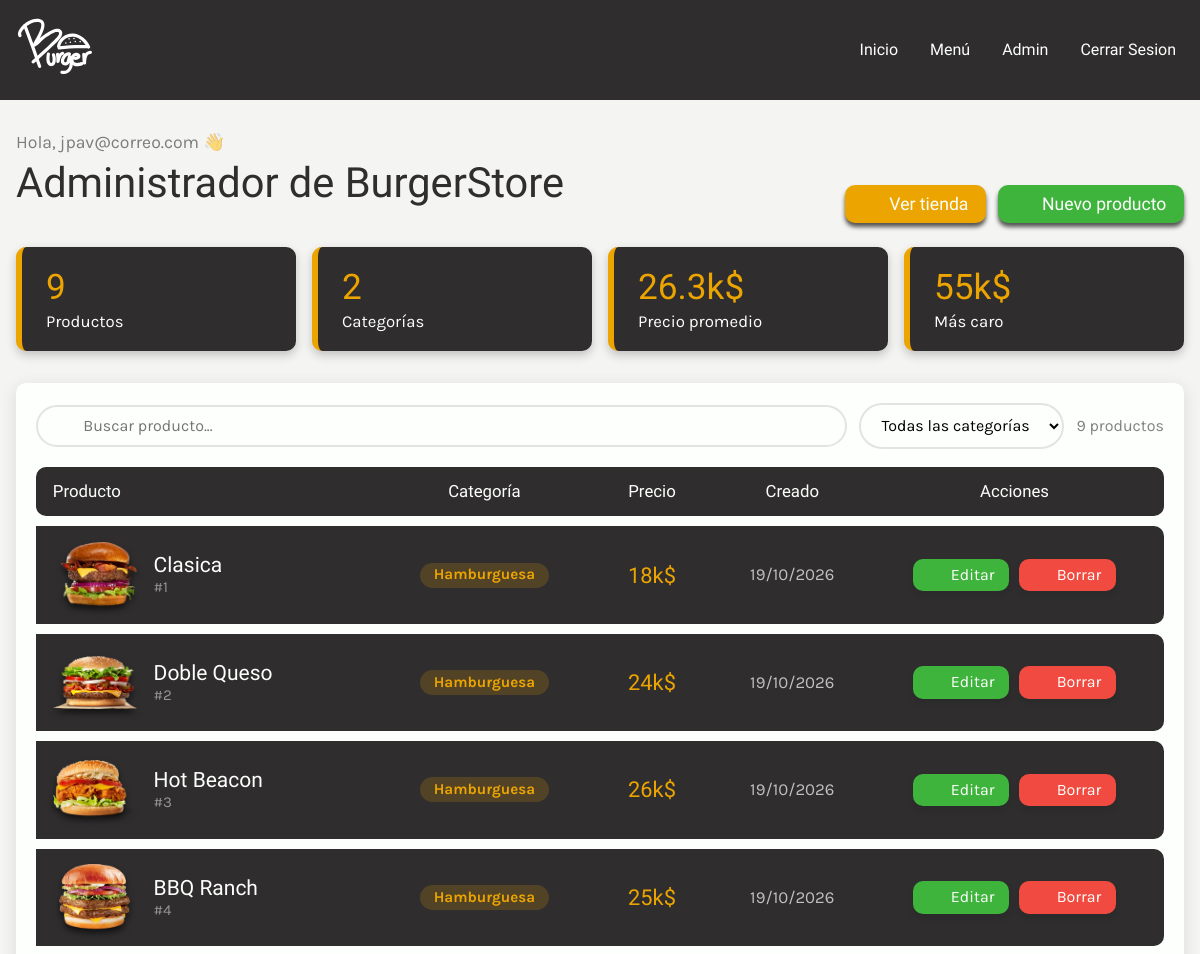
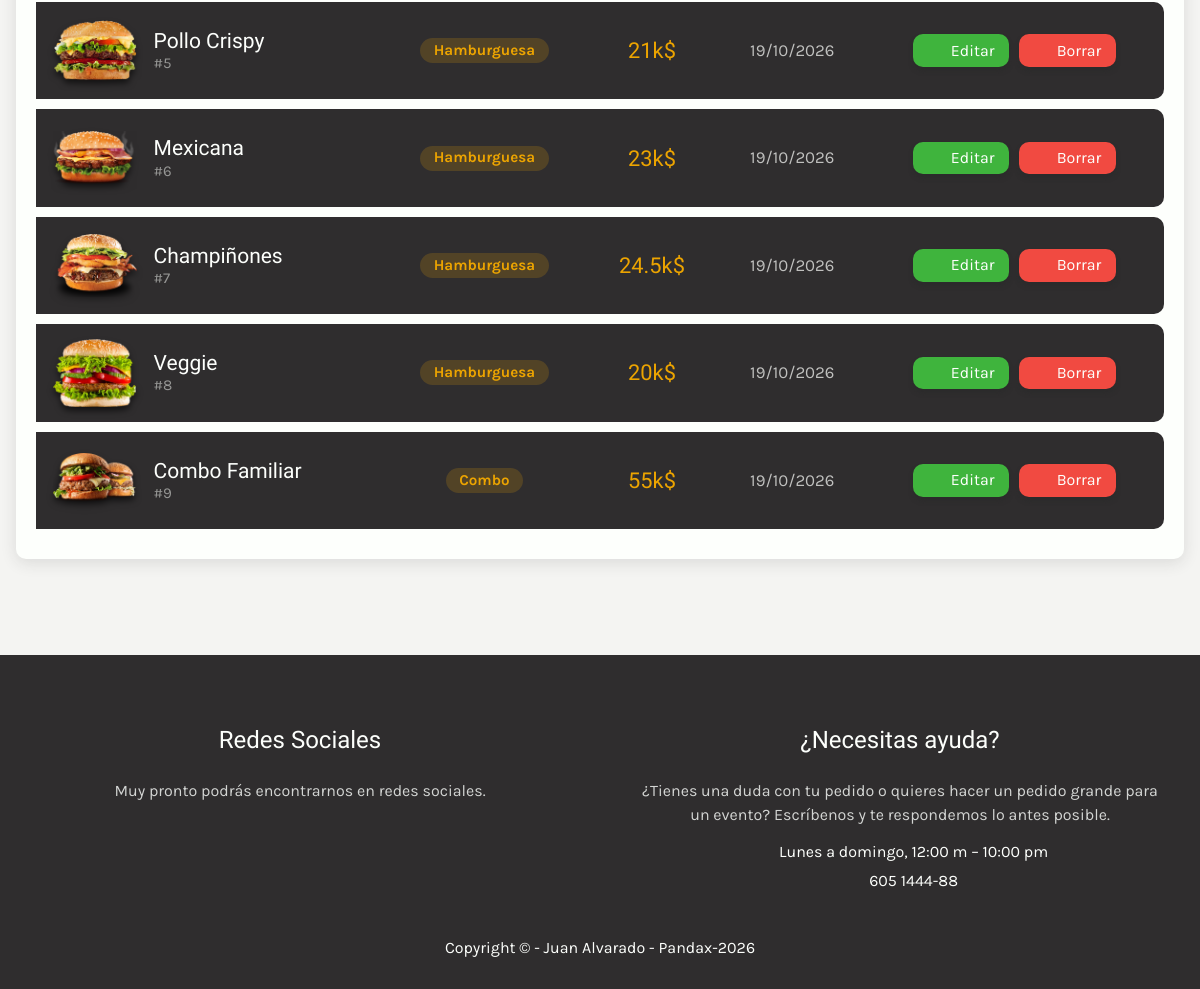
Page /admin (signed in) on the committed database (2 pictures, top to bottom).
### tables this page shows
CREATE TABLE IF NOT EXISTS productos (
    id INT AUTO_INCREMENT PRIMARY KEY,
    nombre VARCHAR(60) NOT NULL,
    categoria VARCHAR(45) NOT NULL,
    precio DECIMAL(10,2) NOT NULL,
    imagen VARCHAR(200) NOT NULL,
    descripcion LONGTEXT,
    creado DATE,
    comprador_id INT
);

### includes/functions.php (called while the page is built, shortened)
<?php
require_once __DIR__ . '/iconos.php';
function includeTemplate ($name, $inicio = false, array $datos = []){
    extract($datos);
    include TEMPLATES_URL . "/$name.php";
}
function s($texto) : string {
    return htmlspecialchars((string) $texto, ENT_QUOTES, 'UTF-8');
}
function formatoK($precio) : string {
    return round((float) $precio / 1000, 1) . 'k$';
}
function config(string $clave, string $porDefecto = '') : string {
    $valor = env($clave);
    return $valor !== false && $valor !== '' ? $valor : $porDefecto;
}
function numeroWhatsapp() : string {
    return preg_replace('/\D/', '', config('WHATSAPP_NUMERO'));
}
?>

### classes/Producto.php (called while the page is built, shortened)
<?php
class Producto {
    protected static mysqli $db;
    public $precio ;
    public $imagen ;
    public function __construct($arg = []){
        $this->id = $arg['id'] ?? null;
        $this->nombre = $arg['nombre'] ?? '';
        $this->categoria = $arg['categoria'] ?? '';
        $this->precio = $arg['precio'] ?? '';
        $this->imagen = $arg['imagen'] ?? '';
        $this->descripcion = $arg['descripcion'] ?? '';
        $this->creado = $arg['creado'] ?? date('Y-m-d');
    }
    public static function setDB(mysqli $db) : void {
        self::$db = $db;
    }
    public static function all(?int $limite = null) : array {
        return self::consultar("SELECT * FROM productos ORDER BY id");
    }
    public static function estadisticas() : array {
        $stmt = self::$db->prepare("SELECT COUNT(*) total, COUNT(DISTINCT categoria) categorias,
            COALESCE(AVG(precio), 0) promedio, COALESCE(MAX(precio), 0) maximo FROM productos");
        $stmt->execute();
        return $stmt->get_result()->fetch_assoc();
    }
    protected static function consultar(string $sql, string $tipos = '', array $params = []) : array {
        $stmt = self::$db->prepare($sql);
        $stmt->execute();
        $resultado = $stmt->get_result();
        $productos = [];
        while($fila = $resultado->fetch_assoc()){
            $productos[] = new static($fila);
        }
        return $productos;
    }
    public function imagenUrl() : string {
        $webp = self::CARPETA_IMAGENES . "/{$this->imagen}.webp";
        return '/img/' . rawurlencode($this->imagen) . (is_file($webp) ? '.webp' : '.png');
    }
    public function precioK() : string {
        return formatoK($this->precio);
    }
}

### includes/config/database.php (called while the page is built, shortened)
<?php
function env(string $clave) : string|false {
    static $valores = null;
    if($valores === null){
        $valores = [];
    }
    $sistema = getenv($clave);
    if($sistema !== false) return $sistema;
    return $valores[$clave] ?? false;
}

### admin/index.php (the view, shortened to what this page needs)
<?php
$productos = Producto::all();
$stats = Producto::estadisticas();
    includeTemplate("header", false, ['admin' => true, 'titulo' => 'Panel | Burger Store']);
?>
<main class="admin">
    <div class="admin__encabezado">
        <div>
            <p class="admin__saludo">Hola, <?php echo s($_SESSION['usuario'] ?? 'admin'); ?> 👋</p>
            <h1 class="admin__titulo">Administrador de BurgerStore</h1>
        </div>
        <div class="admin__acciones">
            <a class="boton boton--yellow admin__boton" href="/" target="_blank"><?php echo icono('tienda'); ?> Ver tienda</a>
            <a class="boton boton--green admin__boton" href="/admin/productos/crear.php"><?php echo icono('mas'); ?> Nuevo producto</a>
        </div>
    </div>
    <section class="admin__stats">
        <div class="stat">
            <span class="stat__valor"><?php echo (int) $stats['total']; ?></span>
            <span class="stat__nombre">Productos</span>
        </div>
        <div class="stat">
            <span class="stat__valor"><?php echo (int) $stats['categorias']; ?></span>
            <span class="stat__nombre">Categorías</span>
        </div>
        <div class="stat">
            <span class="stat__valor"><?php echo formatoK($stats['promedio']); ?></span>
            <span class="stat__nombre">Precio promedio</span>
        </div>
        <div class="stat">
            <span class="stat__valor"><?php echo formatoK($stats['maximo']); ?></span>
            <span class="stat__nombre">Más caro</span>
        </div>
    </section>
    <section class="admin__panel">
        <div class="admin__toolbar">
            <label class="admin__buscar">
                <?php echo icono('buscar'); ?>
                <input type="search" id="buscar" placeholder="Buscar producto..." aria-label="Buscar producto">
            </label>
            <select class="admin__filtro" id="filtro-categoria" aria-label="Filtrar por categoría">
                <option value="">Todas las categorías</option>
            </select>
            <span class="admin__contador" id="contador"><?php echo count($productos); ?> productos</span>
        </div>
      <div class="table__wrapper">
      <table class="table">
        <thead class="table__head">
          <tr>
            <th class="table__name--head">Producto</th>
            <th class="table__name--head">Categoría</th>
            <th class="table__name--head">Precio</th>
            <th class="table__name--head">Creado</th>
            <th class="table__name--head">Acciones</th>
          </tr>
        </thead>
        <tbody>
          <?php foreach($productos as $producto) :?>
          <tr class="table__producto" data-nombre="<?php echo s(strtolower($producto->nombre . ' ' . $producto->descripcion)); ?>" data-categoria="<?php echo s($producto->categoria); ?>">
            <td class="table__name table__info">
              <img class="table__img" src="<?php echo s($producto->imagenUrl()); ?>" alt="<?php echo s($producto->nombre); ?>" width="80" height="64" loading="lazy">
              <div>
                <strong class="table__nombre"><?php echo s($producto->nombre); ?></strong>
                <span class="table__id">#<?php echo s($producto->id); ?></span>
              </div>
            </td>
            <td class="table__name" data-label="Categoría"><span class="pill"><?php echo s($producto->categoria); ?></span></td>
            <td class="table__name table__precio" data-label="Precio"><?php echo $producto->precioK(); ?></td>
            <td class="table__name table__fecha" data-label="Creado"><?php echo s($producto->creado ? date('d/m/Y', strtotime($producto->creado)) : '-'); ?></td>
            <td class="table__btn">
              <a class="boton--green boton boton--icono" href="/admin/productos/actualizar.php?id=<?php echo s($producto->id); ?>" title="Editar"><?php echo icono('editar'); ?><span>Editar</span></a>
              <button class="boton--red boton boton--icono" type="button" data-eliminar="<?php echo s($producto->id); ?>" data-nombre="<?php echo s($producto->nombre); ?>" title="Eliminar"><?php echo icono('basura'); ?><span>Borrar</span></button>
            </td>
          </tr>
          <?php endforeach;?>
        </tbody>
      </table>
      </div>
    </section>
  </main>
<?php
  includeTemplate("footer", false, ['admin' => true]);
?>

### includes/templates/header.php (shortened to what this page needs)
<?php
    $auth = $_SESSION['login'] ?? false;
    $admin = $admin ?? false;
?>
<!DOCTYPE html>
<html lang="es">
<head>
    <link rel="stylesheet" href="/build/css/index.css">
</head>
<body class="<?php echo $admin ? 'body--admin' : ''; ?>">
    <header class="header">
        <div class="header__contenedor">
        <a href="/" class="header__logo">
            <img class="header__img" src="/src/img/Logo.svg" alt="logo hamburguesa burgershop" width="80" height="51">
        </a>
        <nav class="header__nav" id="nav">
            <a class="header__nav__link" href="/">Inicio</a>
            <a class="header__nav__link" href="/menu.php">Menú</a>
            <?php if($auth) : ?>
                <a class="header__nav__link" href="/admin">Admin</a>
                <a class="header__nav__link" href="/cerrarSesion.php">Cerrar Sesion</a>
            <?php endif ;?>
        </nav>
            <?php echo icono('menu'); ?>
        </div>
    </header>

### includes/iconos.php (shortened to what this page needs)
<?php
function icono(string $nombre, string $clase = 'icono') : string {
    $trazos = [
        'menu'     => '<path d="M4 7h16M4 12h16M4 17h16"/>',
        'carrito'  => '<path d="M3 4h2l2.4 11.2a2 2 0 0 0 2 1.6h7.7a2 2 0 0 0 2-1.5L21 8H6.2"/><circle cx="10" cy="20.5" r="1.3"/><circle cx="17" cy="20.5" r="1.3"/>',
        'cerrar'   => '<path d="M6 6l12 12M18 6L6 18"/>',
        'mas'      => '<path d="M12 5v14M5 12h14"/>',
        'menos'    => '<path d="M5 12h14"/>',
        'basura'   => '<path d="M4 7h16M10 11v6M14 11v6M6 7l1 12a2 2 0 0 0 2 2h6a2 2 0 0 0 2-2l1-12M9 7V4h6v3"/>',
        'editar'   => '<path d="M4 20h4L19 9l-4-4L4 16v4zM14 6l4 4"/>',
        'buscar'   => '<circle cx="11" cy="11" r="7"/><path d="M20 20l-3.5-3.5"/>',
        'volver'   => '<path d="M19 12H5M11 6l-6 6 6 6"/>',
        'imagen'   => '<rect x="3" y="4" width="18" height="16" rx="2"/><circle cx="9" cy="10" r="2"/><path d="M21 16l-5-5-9 9"/>',
        'salir'    => '<path d="M15 4h3a2 2 0 0 1 2 2v12a2 2 0 0 1-2 2h-3M10 16l-4-4 4-4M6 12h10"/>',
        'tienda'   => '<path d="M4 10v10h16V10M3 10l2-6h14l2 6M3 10h18M10 20v-5h4v5"/>',
        'check'    => '<path d="M5 12l5 5 9-10"/>',
        'telefono' => '<path d="M5 4h4l2 5-2.5 1.5a11 11 0 0 0 5 5L15 13l5 2v4a2 2 0 0 1-2 2A16 16 0 0 1 3 6a2 2 0 0 1 2-2"/>',
        'reloj'    => '<circle cx="12" cy="12" r="9"/><path d="M12 7v5l3 2"/>',
        'ubicacion'=> '<path d="M12 21s-7-6.2-7-12a7 7 0 0 1 14 0c0 5.8-7 12-7 12z"/><circle cx="12" cy="9" r="2.5"/>',
        'instagram'=> '<rect x="3" y="3" width="18" height="18" rx="5"/><circle cx="12" cy="12" r="4"/><circle cx="17.5" cy="6.5" r=".6" fill="currentColor"/>',
        'facebook' => '<path d="M15 3h-2.5A3.5 3.5 0 0 0 9 6.5V10H6v4h3v7h4v-7h3l1-4h-4V7a1 1 0 0 1 1-1h2z"/>',
        'tiktok'   => '<path d="M14 3v11.5a3.5 3.5 0 1 1-3.5-3.5M14 3c.5 2.5 2.5 4.5 5 5"/>',
    ];
    return '<svg class="' . $clase . '" viewBox="0 0 24 24" fill="none" stroke="currentColor" stroke-width="2" stroke-linecap="round" stroke-linejoin="round" aria-hidden="true">'
        . ($trazos[$nombre] ?? '') . '</svg>';
}

### includes/templates/footer.php (shortened to what this page needs)
<?php
    $whatsapp = numeroWhatsapp();
    $telefono = config('TELEFONO', '605 1444-88');
    $redes = array_filter([
        'instagram' => config('INSTAGRAM_URL'),
        'facebook'  => config('FACEBOOK_URL'),
        'tiktok'    => config('TIKTOK_URL'),
        'whatsapp'  => $whatsapp ? "https://wa.me/$whatsapp" : '',
    ]);
?>
<footer class="footer">
    <div class="footer__contenedor">
    <div class="footer__social">
        <h3 class="footer__title">Redes Sociales</h3>
        <?php if($redes): ?>
        <p class="footer__text">Síguenos para enterarte primero de las nuevas burgers y promociones.</p>
        <div class="footer__redes">
            <?php foreach($redes as $red => $url): ?>
                <a class="footer__red" href="<?php echo s($url); ?>" target="_blank" rel="noopener" aria-label="<?php echo s(ucfirst($red)); ?>"><?php echo icono($red); ?></a>
            <?php endforeach; ?>
        </div>
        <?php else: ?>
        <p class="footer__text">Muy pronto podrás encontrarnos en redes sociales.</p>
        <?php endif; ?>
    </div>
    <div class="footer__help">
        <h3 class="footer__title">¿Necesitas ayuda?</h3>
        <p class="footer__text">¿Tienes una duda con tu pedido o quieres hacer un pedido grande para un evento? Escríbenos y te respondemos lo antes posible.</p>
        <ul class="footer__datos">
            <li><?php echo icono('reloj'); ?> <?php echo s(config('HORARIO', 'Lunes a domingo, 12:00 m – 10:00 pm')); ?></li>
            <li><?php echo icono('telefono'); ?> <a href="tel:<?php echo s(preg_replace('/[^\d+]/', '', $telefono)); ?>"><?php echo s($telefono); ?></a></li>
        </ul>
    </div>
    </div>
    <p class="footer__copy">Copyright &copy; - Juan Alvarado - Pandax-<?php echo date('Y'); ?></p>
</footer>
</body>
</html>

### rows in the picture
productos: imagen (picture), nombre "Clasica", id "1", categoria "Hamburguesa", precio "18k$", creado "19/10/2026"
productos: imagen (picture), nombre "Doble Queso", id "2", categoria "Hamburguesa", precio "24k$", creado "19/10/2026"
productos: imagen (picture), nombre "Hot Beacon", id "3", categoria "Hamburguesa", precio "26k$", creado "19/10/2026"
productos: imagen (picture), nombre "BBQ Ranch", id "4", categoria "Hamburguesa", precio "25k$", creado "19/10/2026"
productos: imagen (picture), nombre "Pollo Crispy", id "5", categoria "Hamburguesa", precio "21k$", creado "19/10/2026"
productos: imagen (picture), nombre "Mexicana", id "6", categoria "Hamburguesa", precio "23k$", creado "19/10/2026"
productos: imagen (picture), nombre "Champiñones", id "7", categoria "Hamburguesa", precio "24.5k$", creado "19/10/2026"
productos: imagen (picture), nombre "Veggie", id "8", categoria "Hamburguesa", precio "20k$", creado "19/10/2026"
productos: imagen (picture), nombre "Combo Familiar", id "9", categoria "Combo", precio "55k$", creado "19/10/2026"

### other values in the picture
s($_SESSION['usuario'] ?? 'admin') "jpav@correo.com"
$stats['total'] "9"
$stats['categorias'] "2"
formatoK($stats['promedio']) "26.3k$"
formatoK($stats['maximo']) "55k$"
count($productos) "9"
s(config('HORARIO', 'Lunes a domingo, 12:00 m – 10:00 pm')) "Lunes a domingo, 12:00 m – 10:00 pm"
s($telefono) "605 1444-88"
